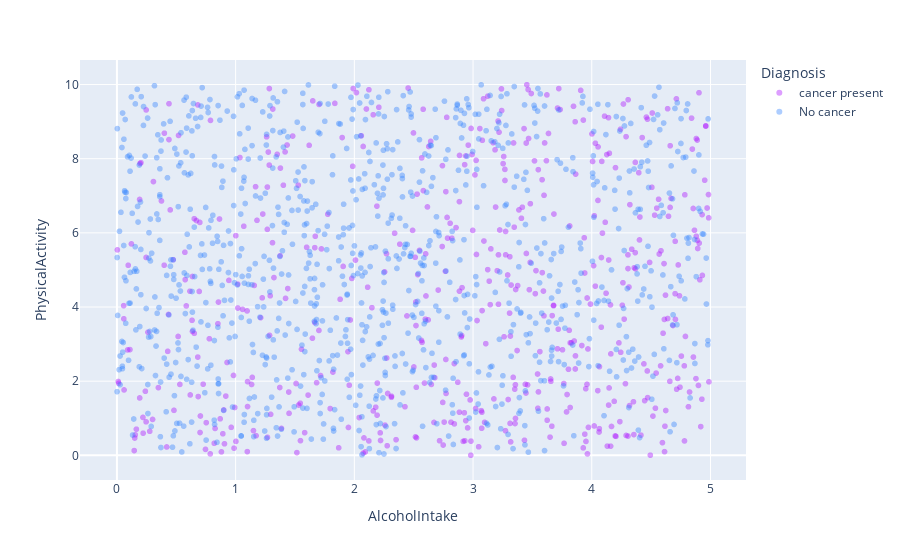

Notebook code cell kept with this figure:
### Code cell
import imgkit
fig= px.scatter(data2, x='AlcoholIntake', y='PhysicalActivity',
                color='Diagnosis',color_discrete_sequence=px.colors.qualitative.Alphabet, opacity=0.4)
fig.show()
fig.write_html("images/alcohol_physical_activity_scatter.html")
imgkit.from_file("images/alcohol_physical_activity_scatter.html", "images/alcohol_physical_activity_scatter.png")

### Figure 1 — Plotly figure (JSON) as saved in the notebook; plotly's stock layout.template omitted (floating-point values rounded to 4 significant figures; data arrays with more than 128 entries replaced by an {"elided": "..."} marker saying what was removed)
{"data": [{"hovertemplate": "Diagnosis=cancer present<br>AlcoholIntake=%{x}<br>PhysicalActivity=%{y}<extra></extra>", "legendgroup": "cancer present", "marker": {"color": "#AA0DFE", "opacity": 0.4, "symbol": "circle"}, "mode": "markers", "name": "cancer present", "showlegend": true, "type": "scattergl", "x": {"elided": "557 float values"}, "xaxis": "x", "y": {"elided": "557 float values"}, "yaxis": "y"}, {"hovertemplate": "Diagnosis=No cancer<br>AlcoholIntake=%{x}<br>PhysicalActivity=%{y}<extra></extra>", "legendgroup": "No cancer", "marker": {"color": "#3283FE", "opacity": 0.4, "symbol": "circle"}, "mode": "markers", "name": "No cancer", "showlegend": true, "type": "scattergl", "x": {"elided": "943 float values"}, "xaxis": "x", "y": {"elided": "943 float values"}, "yaxis": "y"}], "layout": {"legend": {"title": {"text": "Diagnosis"}, "tracegroupgap": 0}, "margin": {"t": 60}, "xaxis": {"anchor": "y", "domain": [0, 1], "title": {"text": "AlcoholIntake"}}, "yaxis": {"anchor": "x", "domain": [0, 1], "title": {"text": "PhysicalActivity"}}}}
